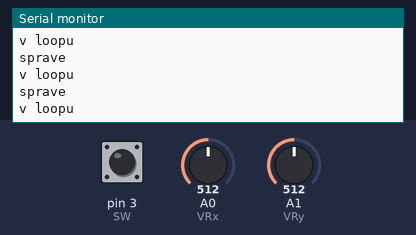
A sketch run on a simulated Arduino Uno, built with avr-gcc and run on an emulated ATmega328P. Parts: the last lines printed to the serial monitor. The test bench sets the inputs (shaded band); at power-on: pin 3 (SW) HIGH, A0 (VRx) = 512, A1 (VRy) = 512.

Above: at 1.2 s.
1.3 s: pin 3 (SW) pulled LOW for 0.15 s
3.0 s: pin 3 (SW) pulsed LOW 2 times (0.12 s each, 0.3 s apart)
At 3.14 s:
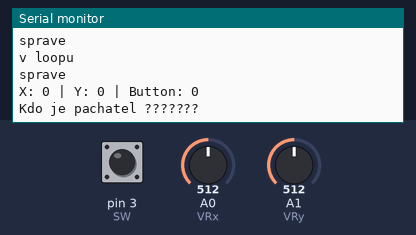
6.6 s: pin 3 (SW) pulled LOW for 3.2 s
At 7.62 s:
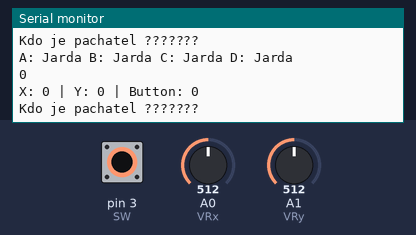

Measured:
- after the input at 6.6 s, the serial monitor: prints a new line after 0.07 s (image 2)

The sketch:

chcete_bit_bezdomovce.ino
```cpp
int VRx = A0;
int VRy = A1;
int SW = 3;

int xPosition = 0;
int yPosition = 0;
int SW_state = 0;
int mapX = 0;
int mapY = 0;

void setup() {
  Serial.begin(9600);

  pinMode(VRx, INPUT);
  pinMode(VRy, INPUT);
  pinMode(SW, INPUT_PULLUP);

}

int odpoved_uziatel() {
  return 2;

}

void otazka(){
  Serial.println("Kdo je pachatel ???????");
  Serial.println("A: Jarda B: Jarda C: Jarda D: Jarda");
  int spravna_odpoved = 2;
  Serial.println(SW_state);
  while(SW_state != LOW) {
    Serial.println("v loopu");
    if (odpoved_uziatel() == spravna_odpoved) {
      Serial.println("sprave");
    }
    SW_state = digitalRead(SW);
  }
}

void loop() {

  xPosition = analogRead(VRx);
  yPosition = analogRead(VRy);
  SW_state = digitalRead(SW);
  mapX = map(xPosition, 0, 1023, -512, 512);
  mapY = map(yPosition, 0, 1023, -512, 512);

  otazka();

  if (mapX < -500) {
  digitalWrite (9,HIGH);
  } else {
  digitalWrite (9, LOW);
  }

  if (mapX > 500) {
  digitalWrite (8, HIGH);
  } else {
  digitalWrite (8,LOW);
  }

  if (mapY < -500) {
  digitalWrite (6,HIGH);
  }else{
    digitalWrite (6, LOW);
  }

  if (mapY > 500){
    digitalWrite (7, HIGH);
  }else{
    digitalWrite (7, LOW);
  }

  Serial.print("X: ");
  Serial.print(mapX);
  Serial.print(" | Y: ");
  Serial.print(mapY);
  Serial.print(" | Button: ");
  Serial.println(SW_state);

  delay(100);


}
```
